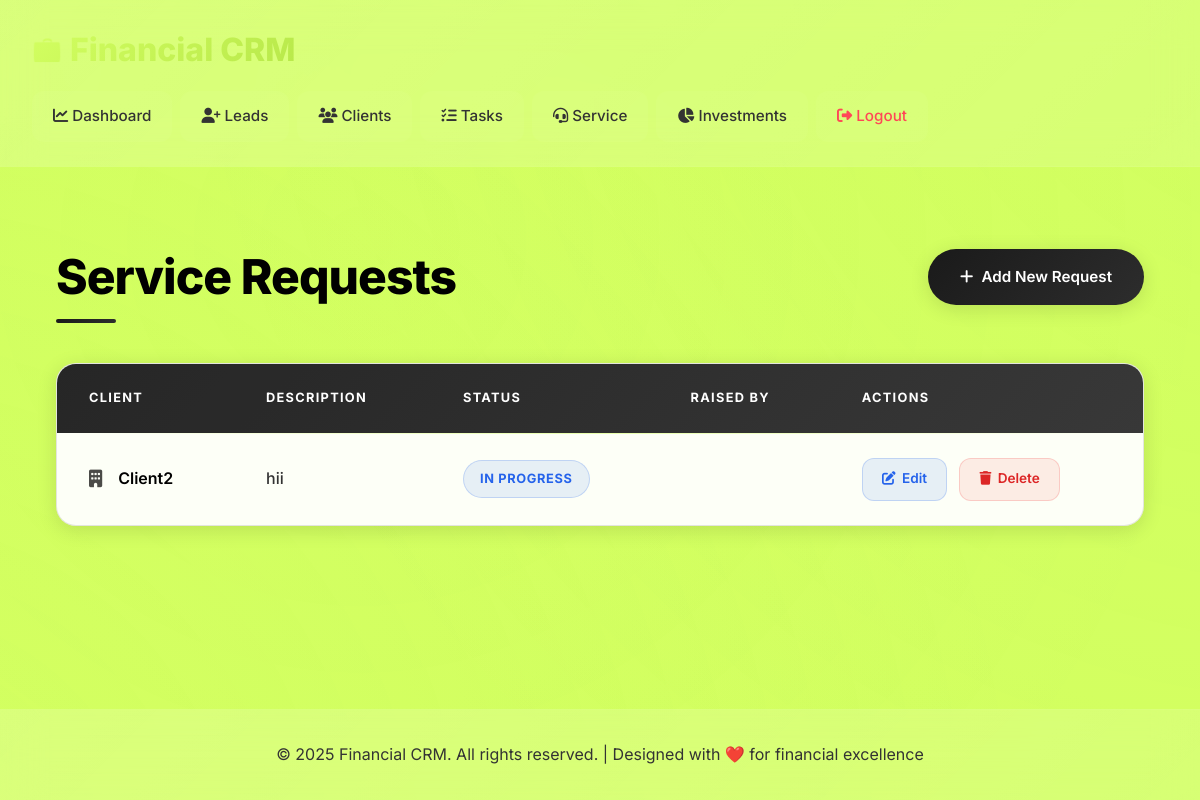
The app's page /service-requests/ (signed in), older data.
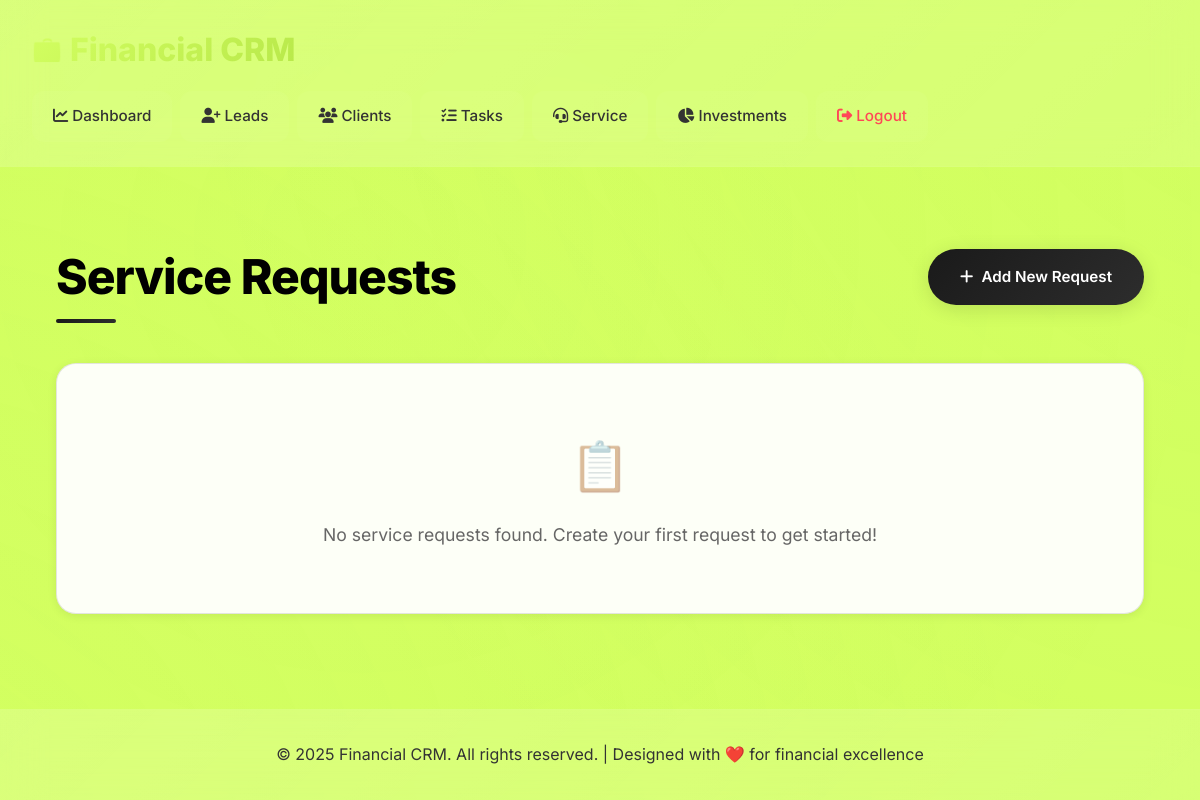
The same page, newer data.
### base/models.py (models this page shows, shortened)
class ServiceRequest(models.Model):
    STATUS_CHOICES = (
        ('open', 'Open'),
        ('in_progress', 'In Progress'),
        ('resolved', 'Resolved'),
        ('closed', 'Closed'),
    )
    client = models.ForeignKey(
        Client,
        on_delete=models.CASCADE,
        related_name='service_requests'
    )
    raised_by = models.ForeignKey(
        settings.AUTH_USER_MODEL,
        on_delete=models.SET_NULL,
        null=True,
        blank=True,
        related_name='raised_service_requests'
    )
    assigned_to = models.ForeignKey(
        settings.AUTH_USER_MODEL,
        on_delete=models.SET_NULL,
        null=True,
        blank=True,
        related_name='assigned_service_requests'
    )
    description = models.TextField()
    status = models.CharField(max_length=20, choices=STATUS_CHOICES, default='open')
    priority = models.CharField(max_length=10, choices=Task.PRIORITY_CHOICES, default='medium')
    created_at = models.DateTimeField(auto_now_add=True)
    updated_at = models.DateTimeField(auto_now=True)
    resolved_at = models.DateTimeField(null=True, blank=True)

class Client(models.Model):
    user = models.ForeignKey(
        settings.AUTH_USER_MODEL,
        limit_choices_to={'role': 'rm'},
        on_delete=models.SET_NULL,
        null=True,
        blank=True,
        related_name='clients'
    )
    client_profile = models.OneToOneField(
        ClientProfile,
        on_delete=models.SET_NULL,
        null=True,
        blank=True,
        related_name='legacy_client'
    )
    lead = models.OneToOneField(
        Lead,
        on_delete=models.SET_NULL,
        null=True,
        blank=True,
        related_name='client'
    )
    name = models.CharField(max_length=255)
    created_by = models.ForeignKey(User, on_delete=models.SET_NULL, null=True, related_name='created_clients')
    contact_info = models.CharField(max_length=255, default='N/A')
    aum = models.DecimalField(max_digits=15, decimal_places=2, default=0.00)
    sip_amount = models.DecimalField(max_digits=15, decimal_places=2, default=0.00)
    demat_count = models.PositiveIntegerField(default=0)
    created_at = models.DateTimeField(auto_now_add=True)

### base/views.py (the view, shortened to what this page needs)
# urls.py: path('service-requests/', views.service_request_list, name='service_request_list'),
@login_required
def service_request_list(request):
    user = request.user
    if user.role in ['top_management', 'business_head']:
        service_requests = ServiceRequest.objects.all()
    else:  # RM
        service_requests = ServiceRequest.objects.filter(
            Q(raised_by=user) |
            Q(client__user=user) |
            Q(assigned_to=user)
        ).distinct()
    status_filter = request.GET.get('status')
    if status_filter:
        service_requests = service_requests.filter(status=status_filter)
    search_query = request.GET.get('search')
    if search_query:
        service_requests = service_requests.filter(
            Q(description__icontains=search_query) |
            Q(client__name__icontains=search_query)
        )
    context = {
        'service_requests': service_requests.order_by('-created_at'),
        'status_choices': ServiceRequest.STATUS_CHOICES,
        'current_status': status_filter,
        'search_query': search_query,
    }
    return render(request, 'base/service_requests.html', context)

### base/templates/base/service_requests.html (shortened to what this page needs)
{% extends 'base/base.html' %}
{% block content %}
<div class="requests-container">
    <div class="requests-header">
        <h1 class="requests-title">Service Requests</h1>
        <a href="{% url 'service_request_create' %}" class="add-request-btn">
            <i class="fas fa-plus"></i> Add New Request
        </a>
    </div>
    {% if service_requests %}
    <div class="table-container">
        <table class="requests-table">
            <thead>
                <tr>
                    <th>Client</th>
                    <th>Description</th>
                    <th>Status</th>
                    <th>Raised By</th>
                    <th>Actions</th>
                </tr>
            </thead>
            <tbody>
                {% for req in service_requests %}
                <tr>
                    <td>
                        <div class="client-info">
                            <i class="fas fa-building client-icon"></i>
                            <span>{{ req.client.name }}</span>
                        </div>
                    </td>
                    <td>
                        <div class="description-text" title="{{ req.description }}">
                            {{ req.description|truncatechars:50 }}
                        </div>
                    </td>
                    <td>
                        <span class="status-badge status-{{ req.status|lower|slugify }}">
                            {{ req.status }}
                        </span>
                    </td>
                    <td>
                    </td>
                    <td>
                        <div class="action-buttons">
                            <a href="{% url 'service_request_update' req.pk %}" class="action-btn edit-btn">
                                <i class="fas fa-edit"></i> Edit
                            </a>
                            <a href="{% url 'service_request_delete' req.pk %}" class="action-btn delete-btn">
                                <i class="fas fa-trash"></i> Delete
                            </a>
                        </div>
                    </td>
                </tr>
                {% endfor %}
            </tbody>
        </table>
    </div>
    {% else %}
    <div class="empty-message">
        <p>No service requests found. Create your first request to get started!</p>
    </div>
    {% endif %}
</div>
{% endblock %}

### base/templates/base/base.html (shortened to what this page needs)
<!DOCTYPE html>
<html lang="en">
<head>
    <link href="https://cdnjs.cloudflare.com/ajax/libs/font-awesome/6.4.0/css/all.min.css" rel="stylesheet">
</head>
<body>
    <header>
        <div class="header-content">
            <h1>Financial CRM</h1>
            <nav>
                <a href="{% url 'dashboard' %}"><i class="fas fa-chart-line"></i> Dashboard</a>
                <a href="{% url 'lead_list' %}"><i class="fas fa-user-plus"></i> Leads</a>
                <a href="{% url 'client_list' %}"><i class="fas fa-users"></i> Clients</a>
                <a href="{% url 'task_list' %}"><i class="fas fa-tasks"></i> Tasks</a>
                <a href="{% url 'service_request_list' %}"><i class="fas fa-headset"></i> Service</a>
                <a href="{% url 'investment_plan_review_list' %}"><i class="fas fa-chart-pie"></i> Investments</a>
                <a href="{% url 'logout' %}" style="color: #ff4757;"><i class="fas fa-sign-out-alt"></i> Logout</a>
            </nav>
        </div>
    </header>
    <main>
        {% block content %}{% endblock %}
    </main>
    <footer>
        <p>&copy; {% now "Y" %} Financial CRM. All rights reserved. | Designed with ❤️ for financial excellence</p>
    </footer>
</body>
</html>

### base/templates/base/base.html (style rules this page uses)
:root { --primary-green: #D3FF61; --dark-green: #B8E84A; --light-green: #E8FF8A; --bg-primary: #000000; --bg-secondary: #111111; --bg-card: rgba(255, 255, 255, 0.05); --bg-glass: rgba(255, 255, 255, 0.08); --text-primary: #ffffff; --text-secondary: #b0b0b0; --text-muted: #808080; --border-subtle: rgba(255, 255, 255, 0.1); --shadow-soft: 0 8px 32px rgba(0, 0, 0, 0.3); --shadow-hover: 0 12px 48px rgba(0, 0, 0, 0.4); --gradient-primary: linear-gradient(135deg, var(--primary-green), var(--dark-green)); --gradient-glass: linear-gradient(135deg, rgba(255, 255, 255, 0.1), rgba(255, 255, 255, 0.05)); }
* { margin: 0; padding: 0; box-sizing: border-box; }
body { font-family: 'Inter', -apple-system, BlinkMacSystemFont, sans-serif; background: var(--bg-primary); color: var(--text-primary); min-height: 100vh; display: flex; flex-direction: column; line-height: 1.6; font-weight: 400; overflow-x: hidden; position: relative; }
body::before { content: ''; position: fixed; top: -50%; left: -50%; width: 200%; height: 200%; background: radial-gradient(circle at 20% 80%, rgba(211, 255, 97, 0.1) 0%, transparent 50%), radial-gradient(circle at 80% 20%, rgba(211, 255, 97, 0.08) 0%, transparent 50%), radial-gradient(circle at 40% 40%, rgba(211, 255, 97, 0.05) 0%, transparent 50%); animation: backgroundFloat 20s ease-in-out infinite; z-index: -1; }
header { background: var(--bg-glass); backdrop-filter: blur(20px); -webkit-backdrop-filter: blur(20px); border-bottom: 1px solid var(--border-subtle); padding: 1.5rem 2rem; position: sticky; top: 0; z-index: 100; transition: all 0.3s ease; }
header::before { content: ''; position: absolute; top: 0; left: 0; right: 0; bottom: 0; background: var(--gradient-glass); z-index: -1; }
.header-content { max-width: 1400px; margin: 0 auto; display: flex; justify-content: space-between; align-items: center; flex-wrap: wrap; gap: 1rem; }
header h1 { font-size: 2rem; font-weight: 800; background: var(--gradient-primary); -webkit-background-clip: text; -webkit-text-fill-color: transparent; background-clip: text; display: flex; align-items: center; gap: 0.5rem; transition: all 0.3s ease; }
header h1::before { content: '💼'; font-size: 1.5rem; animation: pulse 2s infinite; }
nav { display: flex; gap: 0.5rem; flex-wrap: wrap; }
nav a { color: var(--text-secondary); text-decoration: none; padding: 0.75rem 1.25rem; border-radius: 12px; font-weight: 500; font-size: 0.95rem; transition: all 0.3s cubic-bezier(0.4, 0, 0.2, 1); position: relative; background: rgba(255, 255, 255, 0.03); border: 1px solid transparent; }
nav a::before { content: ''; position: absolute; top: 0; left: 0; right: 0; bottom: 0; background: var(--gradient-primary); border-radius: 12px; opacity: 0; transition: opacity 0.3s ease; z-index: -1; }
main { flex: 1; padding: 3rem 2rem; max-width: 1400px; margin: 0 auto; width: 100%; }
footer { background: var(--bg-glass); backdrop-filter: blur(20px); padding: 2rem; text-align: center; color: var(--text-secondary); border-top: 1px solid var(--border-subtle); position: relative; }
footer::before { content: ''; position: absolute; top: 0; left: 0; right: 0; bottom: 0; background: var(--gradient-glass); z-index: -1; }

Row changes from the older to the newer data that the page shows:
removed ServiceRequest: client.name "Client2", description "hii", status "IN PROGRESS"
Text that changed along with them:
text no longer shown: "CLIENT DESCRIPTION STATUS RAISED BY ACTIONS"
text now shown: "No service requests found. Create your first request to get started!"
